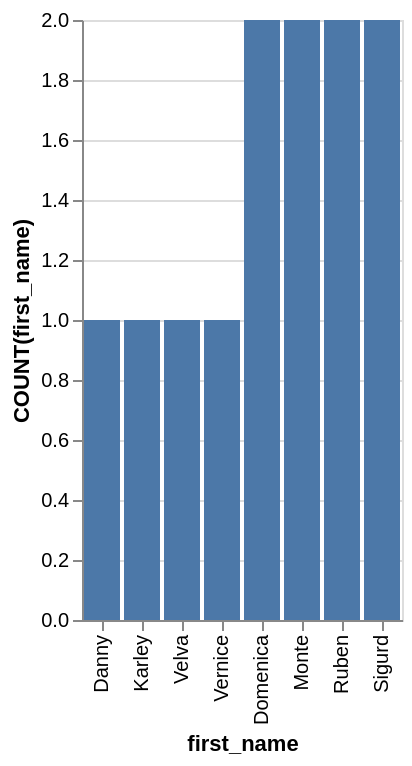

This figure's Vega-Lite source:
### Vega-Lite specification from a JSON file in a GitHub repository (floating-point values rounded to 4 significant figures)
{"data": {"values": [{"x_data": "Danny", "y_data": 1}, {"x_data": "Karley", "y_data": 1}, {"x_data": "Velva", "y_data": 1}, {"x_data": "Vernice", "y_data": 1}, {"x_data": "Domenica", "y_data": 2}, {"x_data": "Monte", "y_data": 2}, {"x_data": "Ruben", "y_data": 2}, {"x_data": "Sigurd", "y_data": 2}]}, "mark": "bar", "encoding": {"x": {"field": "x_data", "type": "nominal", "title": "first_name", "sort": {"op": "sum", "field": "y_data", "order": "ascending"}}, "y": {"field": "y_data", "type": "quantitative", "title": "COUNT(first_name)"}}}
